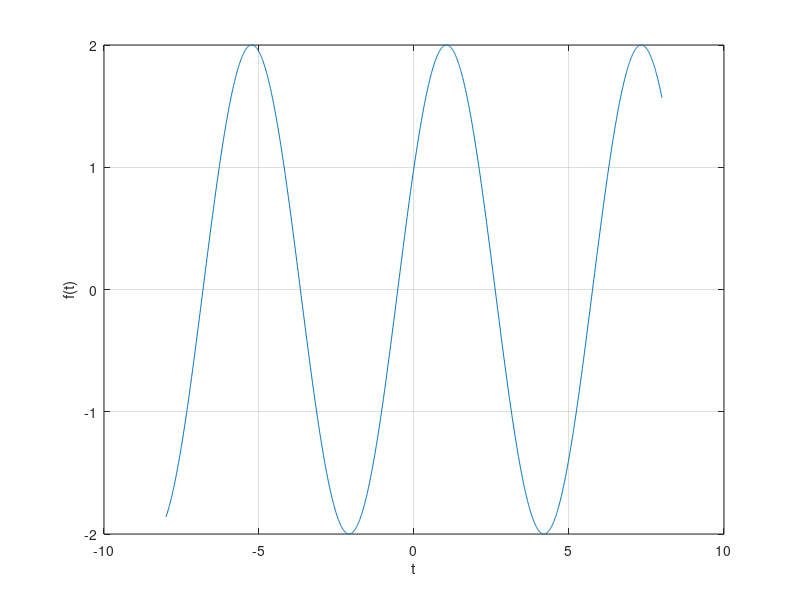

MATLAB code for this plot:
clc;
clear all;
t = -8:0.01:8;
k = 2;
w = 1;
a = pi / 6;
f = k * sin(w*t+a);
plot(t, f);
grid;
xlabel('t');
ylabel('f(t)');
